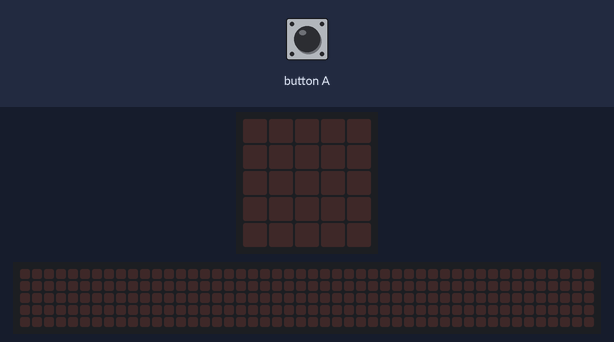
Simulated run of this program. Board: BBC micro:bit running MicroPython. Parts: the board's 5×5 LED display, a strip that is not on the board, showing the scrolling text unrolled. The test bench sets the inputs (shaded band). The 48×5 strip is a reading aid, not a part: it shows the text the display is scrolling, unrolled, one strip-width of it at a time.

Above: at 1.2 s.
1.3 s: button A pressed for 0.15 s
At 10.07 s:
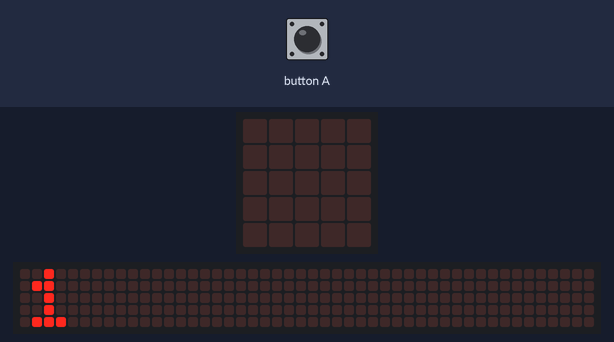
At 10.52 s:
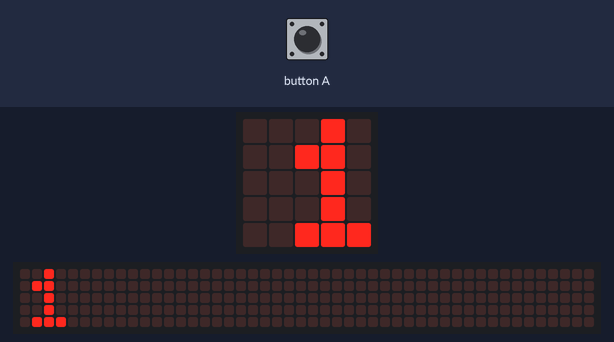
Timing chart, 0 to 12.0 s (numbered marks = the images above; inputs shaded):
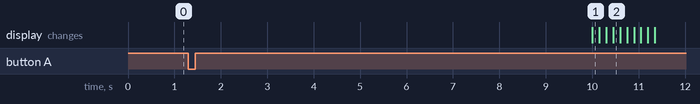

The program:

1.2_pressing_button.py
```python
"""
Pressing Button

Simple project for exercise the capture the event of press a button
"""

# Basic library for interact with Micro:bit device
from microbit import *


# Wait for ten seconds
sleep(10000)

# Get the total times the button "A" has been pressed
display.scroll(str(button_a.get_presses()))
```
